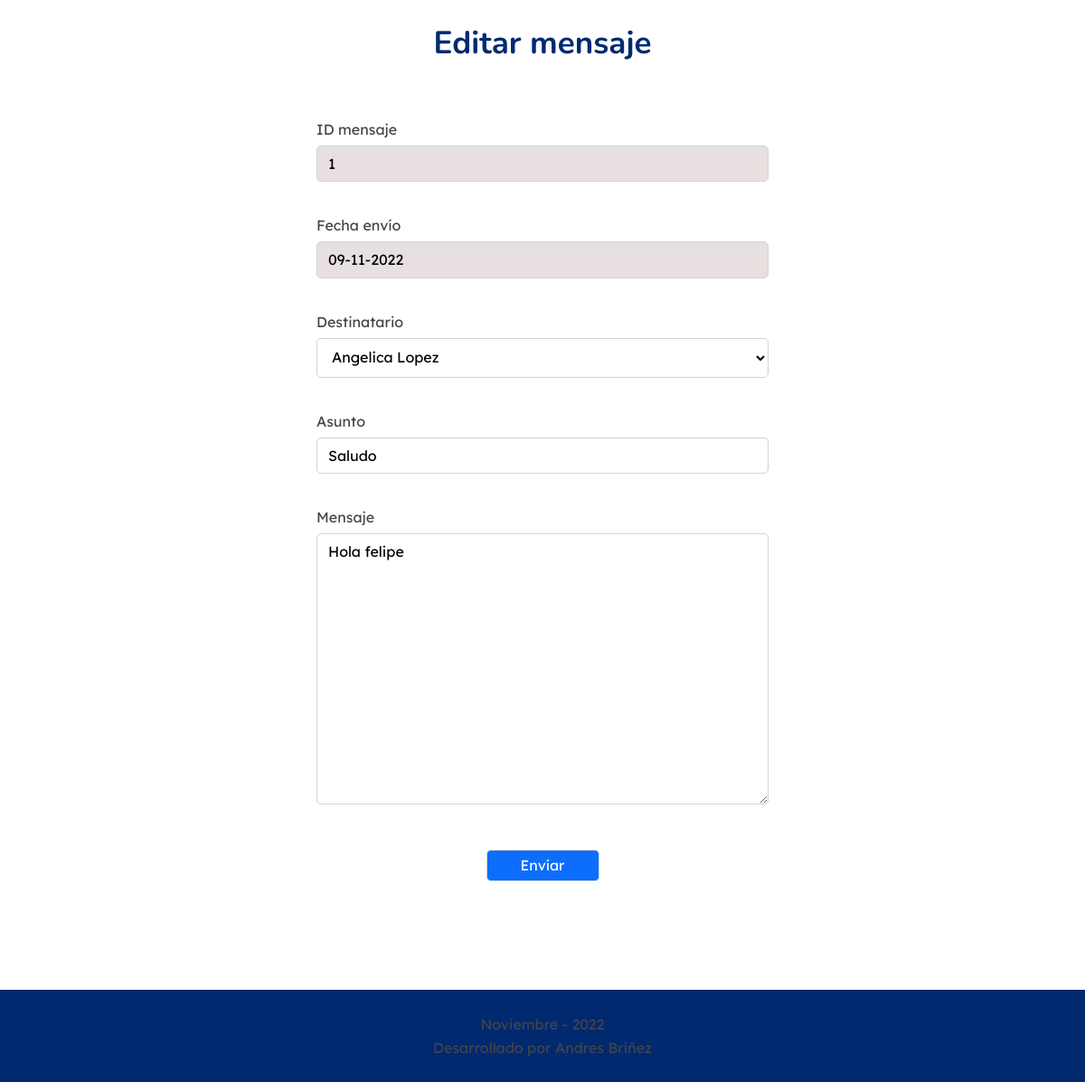
The page /edit/1 (signed in) on the database its author committed.
### tables this page shows
CREATE TABLE mensajes (mensajeID INTEGER PRIMARY KEY UNIQUE NOT NULL, asunto CHAR, mensaje CHAR, fecha CHAR, "from" CHAR, "to" INTEGER);

### app.py (the view, shortened to what this page needs)
@app.route('/edit/<string:id>',methods=['GET','POST'])
def edit(id=None):
    if 'id' in session:
        print(id)
        form=FormMensaje()
        if request.method=='GET':
            idUsuario= session['id']
            respuesta=DB.ListaDestinatarios(idUsuario) #  trae los destinatarios como está en la base de datos
            mensaje=DB.verMensaje(id)[0] # trae el mensaje con el id
            toID=mensaje[5]
            destinatarios=ordenarLista.ordenar(respuesta,toID) # los ordena para que aparezca de primero el del id envíaddo
            if len(mensaje)>0:
                return render_template('editMensaje.html',form=form,usuarios=destinatarios,mensaje=mensaje)
            else:
                return redirect(url_for('inicio', edit='false'))
    else:
        return render_template('accesoDenegado.html')

### forms/forms.py
class FormMensaje(FlaskForm):
    asunto = StringField('Asunto', validators=[DataRequired(message='Este campo es requerido')])
    mensaje = TextAreaField('Mensaje', validators=[DataRequired(message='Este campo es requerido')])
    submit=SubmitField('Envíar')

### app.py (called while the page is built)
@app.before_request
def before_request():
    print("Antes de la petición")

@app.after_request
def after_request(response):
    print("Después de la petición")
    return response

### controller.py (called while the page is built)
def conexionDB():
    try:
        con =sql.connect('DB.db')
        print('Conexion exitosa')
        return con
    except Exception as error:
        print("Error Conexión",error )

def ejecutarSentenciaSQL(sql):
    try:
        conexion=conexionDB()
        cursor=conexion.cursor()#  cursor el cual es el que ejecuta las consultas sql
        cursor.execute(sql) # ejecuta la sentencia
        print('Sentencia ejecutada')
        conexion.commit() # realiza la sentencia sql
        resultado=cursor.fetchall()
        return resultado
    except Exception as e:
        print("Error al ejecutar la sentencia: " + str(e))
        return False

def ListaDestinatarios(idUsuario):
    try:
        print(idUsuario)
        sql= f"SELECT id,name FROM usuarios WHERE id != {idUsuario};"
        resultado= ejecutarSentenciaSQL(sql)
        print(f'destinatarios {resultado}')
        return resultado
    except Exception as e:
        print("Error al traer los datos: " + str(e))

def verMensaje(idMensaje):
    try:
        sql= "SELECT * FROM mensajes WHERE mensajeID= "+idMensaje+";"
        print(sql)
        resultado= ejecutarSentenciaSQL(sql)
        print(resultado)
        if (len(resultado)>0):
            return resultado # existe
        else :
            return False # no existe
    except Exception as e:
        print("Error al traer los datos: " + str(e))
        return False

### utils/ordenarLista.py (called while the page is built)
def ordenar(destinatarios,ID):
    iterador=0
    lista=[]
    numero_destinatarios=len(destinatarios)
    while iterador<numero_destinatarios:
        destino= destinatarios[iterador]
        if  (int(ID) in destino):
            lista.insert(0,destino) # inserta el destino de  primero en la lista para que se vea de  primero en el html porque es la persona a la que se le envió el mensaje
        else:
            lista.append(destino)
        iterador+=1
    return lista

### templates/editMensaje.html (shortened to what this page needs)
{%extends 'base.html'%}
{% block style %}<link rel="stylesheet" href="/static/css/Messages.css" />{% endblock %}>
{% block body %}
<h1>Editar mensaje</h1>
<form action="" method="POST">
    <label for="id">ID mensaje</label>
    <input readonly id="id" type="text" value="{{mensaje[0]}}">
    <label for="fecha">Fecha envío</label>
    <input readonly id="fecha" type="text" value="{{mensaje[3]}}">
    <p>Destinatario</p>
    <select name="destino" id="destino">
        {%for usuario in usuarios%}
        <option value={{usuario[0]}}>{{usuario[1]}}</option>
        {%endfor%}
    </select>
    {{ form.asunto.label}}
    {{ form.asunto(value= mensaje[1])}}
    <label for="mensaje">Mensaje</label>
    <textarea name="mensaje" id="mensaje" cols="30" rows="10">{{mensaje[2]}}</textarea>
    {{form.submit}}
</form>
{% endblock %}

### static/css/base.css (style rules this page uses)
body { font-family: 'Lexend Deca'; }
html { height: 100%; }
body { display: flex; flex-direction: column; min-height: 100%; }

### static/css/nav.css (style rules this page uses)
* { box-sizing: border-box; }
h1 { font-family: "Nunito", sans-serif; font-size: 35px; font-weight: 700; color: #012970; }

### static/css/Messages.css (style rules this page uses)
h1 { text-align: center; margin-top: 30px; }
form { margin: 60px auto 0px auto; width: 500px; display: flex; flex-direction: column; }
label,p { margin: 10px 0 ; color: #444447; }
input { margin-bottom: 30px; padding: 10px 12px; border: solid 1px #CED4DA; border-radius: 5px; }
input:read-only { background: rgb(232, 224, 224); }
select { font-family: 'Lexend Deca'; margin-bottom: 30px; padding: 10px 12px; background-color: white; border: solid 1px #CED4DA; border-radius: 5px; }
textarea { min-height: 300px; margin-bottom: 30px; padding: 10px 12px; border: solid 1px #CED4DA; border-radius: 5px; resize:vertical; }
input[type=submit] { margin: 20px auto; padding: 5px 12px; border-radius: 5px; background: #0D6EFD ; cursor: pointer; color: white; width: 25%; height: 35px; }

### rows shown on the page
mensajes: mensajeID "1", fecha "09-11-2022", asunto "Saludo", mensaje "Hola felipe"

### other values the page prints
form field destino "Angelica Lopez"
